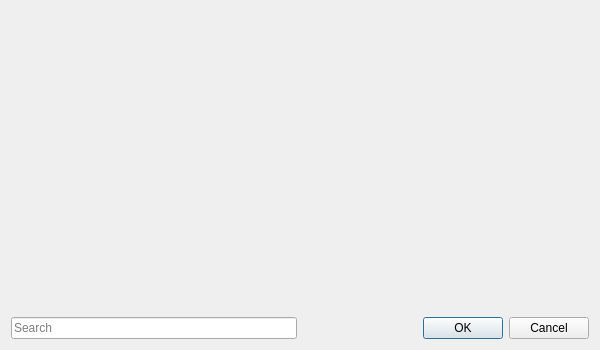
<?xml version="1.0" encoding="UTF-8"?>
<ui version="4.0">
 <class>UpdateDialog</class>
 <widget class="QDialog" name="UpdateDialog">
  <property name="geometry">
   <rect>
    <x>0</x>
    <y>0</y>
    <width>600</width>
    <height>350</height>
   </rect>
  </property>
  <property name="windowTitle">
   <string>Update fields</string>
  </property>
  <property name="windowIcon">
   <iconset theme="edit-find-replace"/>
  </property>
  <layout class="QGridLayout" name="gridLayout">
   <item row="0" column="0" colspan="2">
    <widget class="QScrollArea" name="scrollArea">
     <property name="frameShape">
      <enum>QFrame::NoFrame</enum>
     </property>
     <property name="lineWidth">
      <number>0</number>
     </property>
     <property name="widgetResizable">
      <bool>true</bool>
     </property>
     <widget class="QWidget" name="scrollAreaWidgetContents">
      <property name="geometry">
       <rect>
        <x>0</x>
        <y>0</y>
        <width>582</width>
        <height>298</height>
       </rect>
      </property>
      <layout class="QVBoxLayout" name="fieldsLayout"/>
     </widget>
    </widget>
   </item>
   <item row="1" column="0">
    <widget class="QLineEdit" name="searchEdit">
     <property name="placeholderText">
      <string>Search</string>
     </property>
     <property name="clearButtonEnabled">
      <bool>true</bool>
     </property>
    </widget>
   </item>
   <item row="1" column="1">
    <widget class="QDialogButtonBox" name="buttonBox">
     <property name="orientation">
      <enum>Qt::Horizontal</enum>
     </property>
     <property name="standardButtons">
      <set>QDialogButtonBox::Cancel|QDialogButtonBox::Ok</set>
     </property>
    </widget>
   </item>
  </layout>
 </widget>
 <resources/>
 <connections>
  <connection>
   <sender>buttonBox</sender>
   <signal>accepted()</signal>
   <receiver>UpdateDialog</receiver>
   <slot>accept()</slot>
   <hints>
    <hint type="sourcelabel">
     <x>549</x>
     <y>297</y>
    </hint>
    <hint type="destinationlabel">
     <x>157</x>
     <y>274</y>
    </hint>
   </hints>
  </connection>
  <connection>
   <sender>buttonBox</sender>
   <signal>rejected()</signal>
   <receiver>UpdateDialog</receiver>
   <slot>reject()</slot>
   <hints>
    <hint type="sourcelabel">
     <x>586</x>
     <y>297</y>
    </hint>
    <hint type="destinationlabel">
     <x>286</x>
     <y>274</y>
    </hint>
   </hints>
  </connection>
  <connection>
   <sender>searchEdit</sender>
   <signal>textChanged(QString)</signal>
   <receiver>UpdateDialog</receiver>
   <slot>searchEdited(QString)</slot>
   <hints>
    <hint type="sourcelabel">
     <x>197</x>
     <y>290</y>
    </hint>
    <hint type="destinationlabel">
     <x>204</x>
     <y>434</y>
    </hint>
   </hints>
  </connection>
 </connections>
 <slots>
  <slot>searchEdited(QString)</slot>
 </slots>
</ui>
